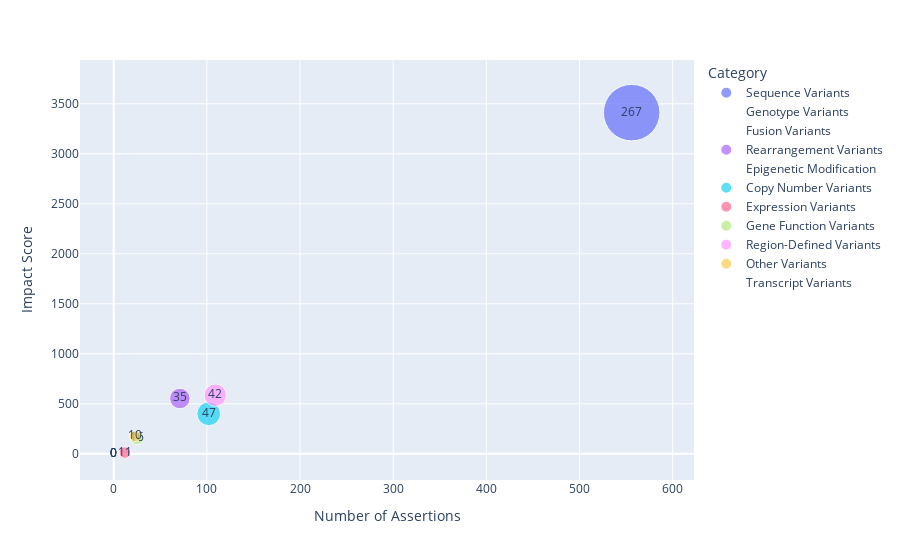

Notebook source saved alongside this figure:
### Code cell
fig = px.scatter(
    data_frame=moa_feature_df,
    x="Number of Assertions",
    y="Impact Score",
    size="Number of Features",
    size_max=40,
    text="Number of Features",
    color="Category",
)
fig.show()

### Figure 1 — Plotly figure (JSON) as saved in the notebook; plotly's stock layout.template omitted (floating-point values rounded to 4 significant figures)
{"data": [{"hovertemplate": "Category=Sequence Variants<br>Number of Assertions=%{x}<br>Impact Score=%{y}<br>Number of Features=%{text}<extra></extra>", "legendgroup": "Sequence Variants", "marker": {"color": "#636efa", "size": [267], "sizemode": "area", "sizeref": 0.1669, "symbol": "circle"}, "mode": "markers+text", "name": "Sequence Variants", "orientation": "v", "showlegend": true, "text": [267], "type": "scatter", "x": [556], "xaxis": "x", "y": [3412], "yaxis": "y"}, {"hovertemplate": "Category=Genotype Variants<br>Number of Assertions=%{x}<br>Impact Score=%{y}<br>Number of Features=%{text}<extra></extra>", "legendgroup": "Genotype Variants", "marker": {"color": "#EF553B", "size": [0], "sizemode": "area", "sizeref": 0.1669, "symbol": "circle"}, "mode": "markers+text", "name": "Genotype Variants", "orientation": "v", "showlegend": true, "text": [0], "type": "scatter", "x": [0], "xaxis": "x", "y": [0], "yaxis": "y"}, {"hovertemplate": "Category=Fusion Variants<br>Number of Assertions=%{x}<br>Impact Score=%{y}<br>Number of Features=%{text}<extra></extra>", "legendgroup": "Fusion Variants", "marker": {"color": "#00cc96", "size": [0], "sizemode": "area", "sizeref": 0.1669, "symbol": "circle"}, "mode": "markers+text", "name": "Fusion Variants", "orientation": "v", "showlegend": true, "text": [0], "type": "scatter", "x": [0], "xaxis": "x", "y": [0], "yaxis": "y"}, {"hovertemplate": "Category=Rearrangement Variants<br>Number of Assertions=%{x}<br>Impact Score=%{y}<br>Number of Features=%{text}<extra></extra>", "legendgroup": "Rearrangement Variants", "marker": {"color": "#ab63fa", "size": [35], "sizemode": "area", "sizeref": 0.1669, "symbol": "circle"}, "mode": "markers+text", "name": "Rearrangement Variants", "orientation": "v", "showlegend": true, "text": [35], "type": "scatter", "x": [71], "xaxis": "x", "y": [553], "yaxis": "y"}, {"hovertemplate": "Category=Epigenetic Modification<br>Number of Assertions=%{x}<br>Impact Score=%{y}<br>Number of Features=%{text}<extra></extra>", "legendgroup": "Epigenetic Modification", "marker": {"color": "#FFA15A", "size": [0], "sizemode": "area", "sizeref": 0.1669, "symbol": "circle"}, "mode": "markers+text", "name": "Epigenetic Modification", "orientation": "v", "showlegend": true, "text": [0], "type": "scatter", "x": [0], "xaxis": "x", "y": [0], "yaxis": "y"}, {"hovertemplate": "Category=Copy Number Variants<br>Number of Assertions=%{x}<br>Impact Score=%{y}<br>Number of Features=%{text}<extra></extra>", "legendgroup": "Copy Number Variants", "marker": {"color": "#19d3f3", "size": [47], "sizemode": "area", "sizeref": 0.1669, "symbol": "circle"}, "mode": "markers+text", "name": "Copy Number Variants", "orientation": "v", "showlegend": true, "text": [47], "type": "scatter", "x": [102], "xaxis": "x", "y": [400], "yaxis": "y"}, {"hovertemplate": "Category=Expression Variants<br>Number of Assertions=%{x}<br>Impact Score=%{y}<br>Number of Features=%{text}<extra></extra>", "legendgroup": "Expression Variants", "marker": {"color": "#FF6692", "size": [11], "sizemode": "area", "sizeref": 0.1669, "symbol": "circle"}, "mode": "markers+text", "name": "Expression Variants", "orientation": "v", "showlegend": true, "text": [11], "type": "scatter", "x": [12], "xaxis": "x", "y": [12], "yaxis": "y"}, {"hovertemplate": "Category=Gene Function Variants<br>Number of Assertions=%{x}<br>Impact Score=%{y}<br>Number of Features=%{text}<extra></extra>", "legendgroup": "Gene Function Variants", "marker": {"color": "#B6E880", "size": [16], "sizemode": "area", "sizeref": 0.1669, "symbol": "circle"}, "mode": "markers+text", "name": "Gene Function Variants", "orientation": "v", "showlegend": true, "text": [16], "type": "scatter", "x": [25], "xaxis": "x", "y": [162], "yaxis": "y"}, {"hovertemplate": "Category=Region-Defined Variants<br>Number of Assertions=%{x}<br>Impact Score=%{y}<br>Number of Features=%{text}<extra></extra>", "legendgroup": "Region-Defined Variants", "marker": {"color": "#FF97FF", "size": [42], "sizemode": "area", "sizeref": 0.1669, "symbol": "circle"}, "mode": "markers+text", "name": "Region-Defined Variants", "orientation": "v", "showlegend": true, "text": [42], "type": "scatter", "x": [109], "xaxis": "x", "y": [586], "yaxis": "y"}, {"hovertemplate": "Category=Other Variants<br>Number of Assertions=%{x}<br>Impact Score=%{y}<br>Number of Features=%{text}<extra></extra>", "legendgroup": "Other Variants", "marker": {"color": "#FECB52", "size": [10], "sizemode": "area", "sizeref": 0.1669, "symbol": "circle"}, "mode": "markers+text", "name": "Other Variants", "orientation": "v", "showlegend": true, "text": [10], "type": "scatter", "x": [23], "xaxis": "x", "y": [176], "yaxis": "y"}, {"hovertemplate": "Category=Transcript Variants<br>Number of Assertions=%{x}<br>Impact Score=%{y}<br>Number of Features=%{text}<extra></extra>", "legendgroup": "Transcript Variants", "marker": {"color": "#636efa", "size": [0], "sizemode": "area", "sizeref": 0.1669, "symbol": "circle"}, "mode": "markers+text", "name": "Transcript Variants", "orientation": "v", "showlegend": true, "text": [0], "type": "scatter", "x": [0], "xaxis": "x", "y": [0], "yaxis": "y"}], "layout": {"legend": {"itemsizing": "constant", "title": {"text": "Category"}, "tracegroupgap": 0}, "margin": {"t": 60}, "xaxis": {"anchor": "y", "domain": [0, 1], "title": {"text": "Number of Assertions"}}, "yaxis": {"anchor": "x", "domain": [0, 1], "title": {"text": "Impact Score"}}}}
